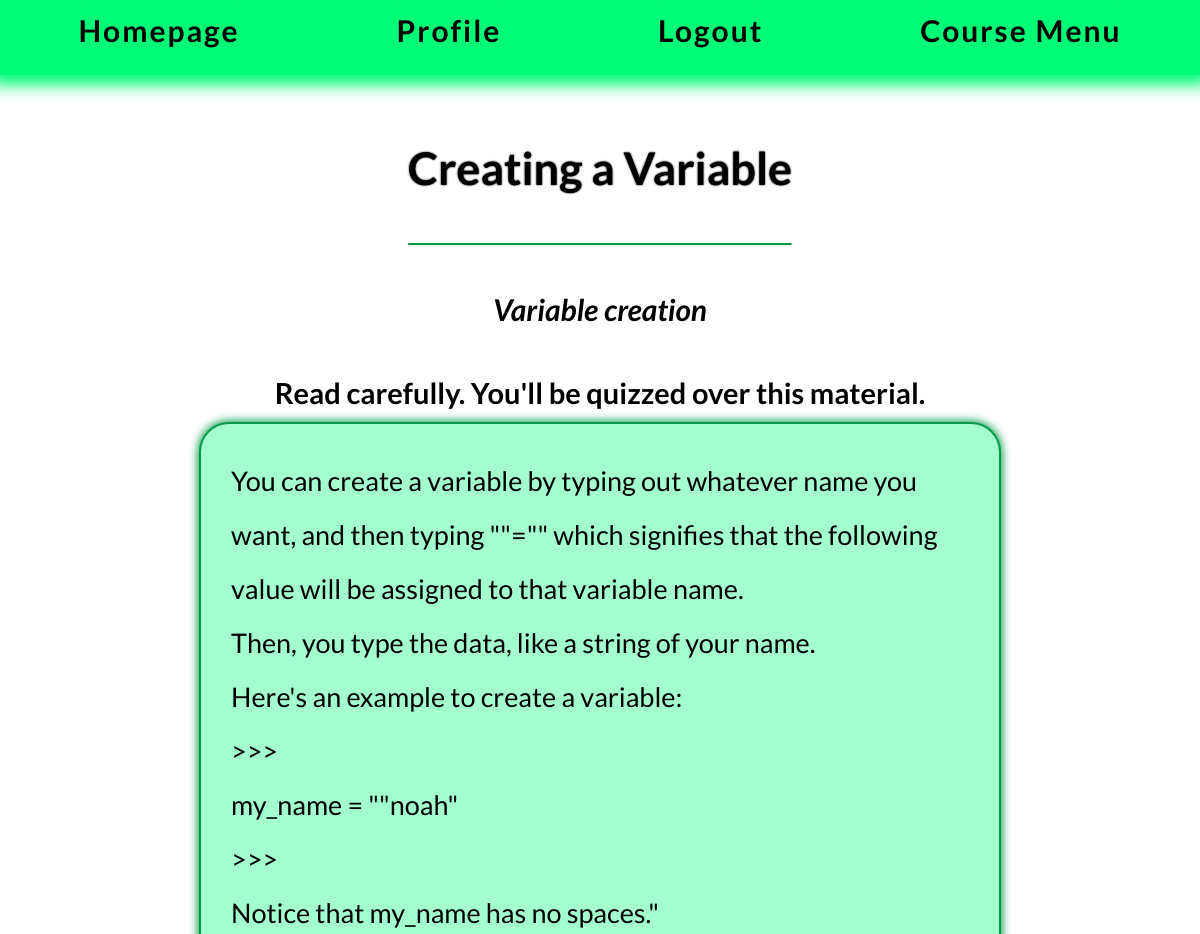
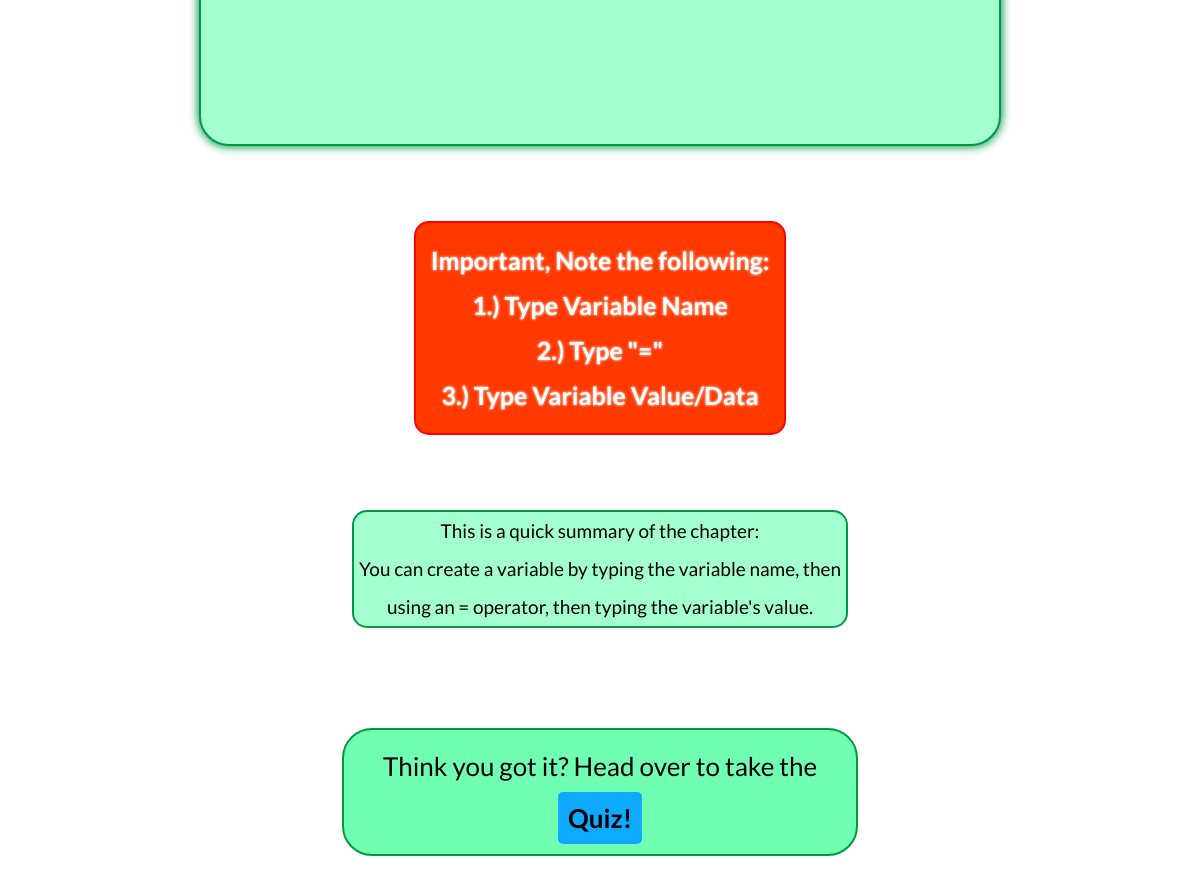
The app's page /course/Chapter/8/ (signed in) with its own data (2 pictures, top to bottom).
### course/models.py (models this page shows, shortened)
class Chapter(models.Model):
    topic = models.ForeignKey(Topic, on_delete=models.CASCADE,default="") # TODO create a way to interactively edit chapter order. like a trello board list within the admin.
    title = models.CharField(max_length=100,default="Title")
    content = models.TextField(max_length=100000,default="Content")
    chapter_covers = models.CharField(max_length=50,default="Chapter covers:")
    summary = models.CharField(max_length=500,default="Chapter Summary:")
    completed = models.BooleanField(default=False)

class ImportantInstructionContent(models.Model):
    chapter = models.ForeignKey(Chapter, on_delete=models.CASCADE, default="")
    important_content = models.TextField(max_length=300,default="")

### course/views.py (the view)
# urls.py: path('Chapter/<int:chapter_id>/', views.ChapterView, name='Chapter_url'),
@login_required
def ChapterView(request,chapter_id):
    try:
        print("chapter.id" + str(chapter_id))
        CurrentChapter = Chapter.objects.get(pk=chapter_id)
        InstructionImportant = ImportantInstructionContent.objects.filter(chapter=CurrentChapter)
        object = "Chapter"
    except (KeyError, Chapter.DoesNotExist):
        return render(request,'course/ObjectDoesNotExist.html',{'object':'Chapter','error_message':error_message})
    else:
        return render(request, 'course/chapter_base.html',{'Chapter':CurrentChapter,
                                                           'ImportantInstructionContent':InstructionImportant})

### course/templatetags/course_in_category.py (called while the page is built)
@register.filter #LETS GO FIRST TRY I'M SO GOOD AT PYTHON LETS GOOOOO
def user_tag(content,user):
    return content.replace('{{ user.username }}',user.username)

### course/templates/course/chapter_base.html (shortened to what this page needs)
{% extends 'course/topbar.html' %}
{% load static %}
{% load course_in_category %}
{% block content %}
    <body>
    <div class="flex_container" id="flex_course_title">
        <div class = "course_title">
             <h1>{{ Chapter.title }}</h1><hr>
        </div>
        <div class= "chapter_covers">
            <h2><i>{{ Chapter.chapter_covers }}</i></h2>
        </div>
         <h3>Read carefully. You'll be quizzed over this material.</h3>
    </div>
    <div class="flex_container" id="flex_course_content">
        <div class= "main_content">
{{ Chapter.content|user_tag:user }}
        </div>
        <div class = "important_content">
             Important, Note the following:
             {% for important in ImportantInstructionContent %}
                <br>{{ forloop.counter }}.)
                     {{ important.important_content|user_tag:user }}
             {% endfor %}
        </div>
    </div>
    <div class = "chapter_summary">
        This is a quick summary of the chapter:
        <br>{{ Chapter.summary }}
    </div>
    <div class="chapter_end">
        Think you got it?
        Head over to take the <a href="{% url 'course:Quiz_url' Chapter.id %}">Quiz!</a>
    </div>
    </body>
{% endblock %}

### course/static/base.css (style rules this page uses)
:root { --black: #031A0D; --darker_green: #00c05b; --light_green: #00fb77; --lighter_green: #33FF94; --purple: #b357eb; --pink: #EB4BA2; --mg: #58eb40; --red: #eb3928; --yellow: #cce34; --offwhite: #B7BFEB; --grey: #e0e0e0; --color-primary-0: #00FF77; --color-primary-1: #A4FFCE; --color-primary-2: #70FFB2; --color-primary-3: #009947; --color-primary-4: #007637; --color-primary-5: #0DAAFF; --color-primary-6: #0083ca; --color-primary-7: #FF3900; --code_text: #f9f5fc; --border: solid var(--color-primary-3) 2px; --code_bg: #2B3245; --wide: 75%; --narrow: 50%; }
html { margin-left: 100px; margin-right: 100px; margin-top: 85px; margin-bottom: 85px; text-align: center; font-family: "Lato"; line-height: 2; }
hr { border-top: var(--border); color: var(--color-primary-2); }
.flex_container { display: flex; flex-direction: column; justify-content: center; align-items: center; }
#flex_course_title { display:flex; flex-direction: column; align-self: center; margin: auto; }
#flex_course_content { display: flex; flex-direction: column; justify-content: left; align-items: left; }
.important_content { color: white; font-size: 25px; font-weight: bold; padding: 15px; line-height: 1.8; border-radius: 15px; background-color: var(--color-primary-7); text-shadow: 0px 0px 3px white; border: solid red 2px; margin: 75px; }
h1 { font-size: 45px; text-shadow: 0px 0px 2px black; }
h2 { font-size: 30px; }
h3 { font-size: 29px; font-weight:bold; margin: auto; }
.main_content { display: flex; text-align: left; flex-direction: column; justify-content: left; font-size: 27px; width: var(--wide); border: var(--border); border-radius: 30px; margin: auto; flex-wrap: wrap; background-color: var(--color-primary-1); padding: 30px; white-space: pre-wrap; box-shadow: 0px 0px 10px 1px var(--color-primary-3); }
.chapter_summary { font-size: 19px; margin-bottom: 10px; margin: 0 auto; border: var(--border); border-radius: 15px; width: var(--narrow); background-color: var(--color-primary-1); }
.chapter_end { font-size: 26px; width: var(--narrow); padding: 10px; margin: auto; margin-top: 100px; margin-bottom: 100px; border: var(--border); border-radius: 30px; background-color: var(--color-primary-2); }
a { font-style: normal; color: black; font-weight: bold; text-decoration: none; padding: 10px; border-radius: 5px; background-color: var(--color-primary-5); margin: auto; }

### records on screen
Chapter: title "Creating a Variable", chapter_covers "Variable creation", content|user_tag "You can create a variable by typing out whatever name you want, and then typing \"\"=\"\" which signifies that the following value will be assigned to that variable name. Then, you type the data, like a string of your name. Here's an example to create a variable: >>> my_name = \"\"noah\" >>> Notice that my_name has no spaces.\"", summary "You can create a variable by typing the variable name, then using an = operator, then typing the variable's value."
ImportantInstructionContent: important_content|user_tag "Type Variable Name"
ImportantInstructionContent: important_content|user_tag "Type \"=\""
ImportantInstructionContent: important_content|user_tag "Type Variable Value/Data"
